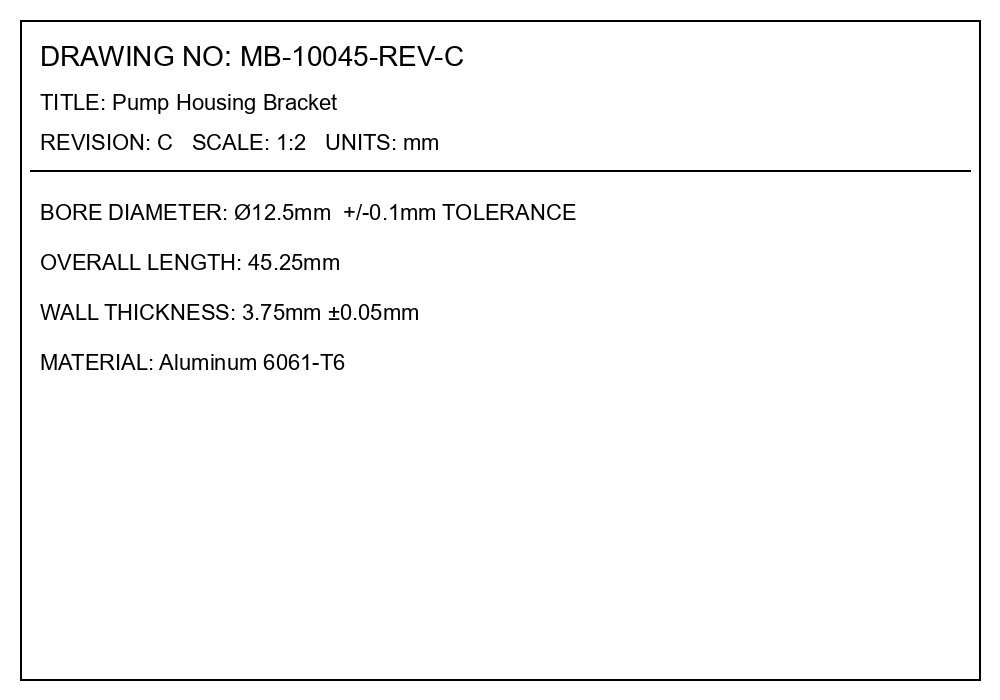
#> input picture backend/eval/ocr_dataset/synthetic/fixture_01_titleblock_dimensions.png, 1000 x 700 px
$ python -i ocr.py   (imports and definitions only)
#> lines starting #> are read from the running program, lines starting #| are printed output that depends on the picture; after the words box and inside, x2 and y2 are one past the last pixel; in counts of white or black regions, pixels touching at a corner belong together
#> further down, picture is the input picture: shape (700, 1000, 3); min 0, max 255, mean 247.4
"""OCR adapter. Wraps pytesseract + OpenCV preprocessing with a graceful
'not configured' failure path when the Tesseract binary isn't installed.

Windows install: https://github.com/UB-Mannheim/tesseract/wiki
"""
from __future__ import annotations

from dataclasses import dataclass

import numpy as np

try:
    import cv2
except Exception:  # pragma: no cover
    cv2 = None

try:
    import pytesseract
    from PIL import Image
except Exception:  # pragma: no cover
    pytesseract = None
    Image = None


@dataclass
class OcrResult:
    text: str
    configured: bool
    error: str | None = None


def preprocess_image(image: np.ndarray) -> np.ndarray:
    """Deskew, boost contrast, and resize for OCR. Works on a BGR or grayscale numpy array."""
    if cv2 is None:
        return image
    gray = cv2.cvtColor(image, cv2.COLOR_BGR2GRAY) if image.ndim == 3 else image.copy()

    # Contrast enhancement via CLAHE
    clahe = cv2.createCLAHE(clipLimit=2.0, tileGridSize=(8, 8))
    enhanced = clahe.apply(gray)

    # Deskew using the minimum-area rectangle of thresholded foreground pixels
    thresh = cv2.threshold(enhanced, 0, 255, cv2.THRESH_BINARY_INV + cv2.THRESH_OTSU)[1]
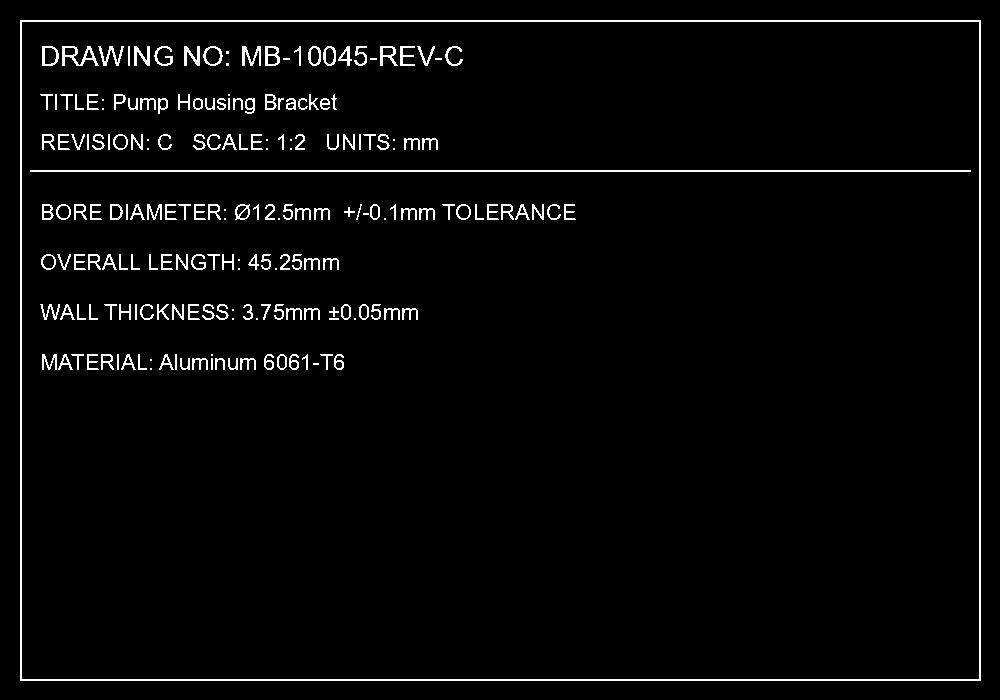
#> thresh: shape (700, 1000); 3.1% white in thin lines or dots
    coords = np.column_stack(np.where(thresh > 0))
#> coords = 21366 pairs, first value 20 to 680, second value 20 to 980
    angle = 0.0
    if coords.size > 0:
        rect_angle = cv2.minAreaRect(coords)[-1]
#> rect_angle = -90
        angle = -(90 + rect_angle) if rect_angle < -45 else -rect_angle
#> angle = 0
    (h, w) = enhanced.shape[:2]
#> h = 700; w = 1000
    center = (w // 2, h // 2)
#> center = (500, 350)
    matrix = cv2.getRotationMatrix2D(center, angle, 1.0)
#> matrix = [[1, 0, 0], [0, 1, 0]]
    deskewed = cv2.warpAffine(enhanced, matrix, (w, h), flags=cv2.INTER_CUBIC,
                               borderMode=cv2.BORDER_REPLICATE)

    # Resize up for small drawings to improve OCR accuracy
    scale = 2.0 if max(h, w) < 2000 else 1.0
#> scale = 2
    if scale != 1.0:
        deskewed = cv2.resize(deskewed, None, fx=scale, fy=scale, interpolation=cv2.INTER_CUBIC)
    return deskewed


def is_tesseract_available() -> bool:
    if pytesseract is None:
        return False
    try:
        pytesseract.get_tesseract_version()
        return True
    except Exception:
        return False


def run_ocr(image: np.ndarray) -> OcrResult:
    if not is_tesseract_available():
        return OcrResult(
            text="",
            configured=False,
            error=(
                "Tesseract binary not found. Install it from "
                "https://github.com/UB-Mannheim/tesseract/wiki and ensure it is on PATH, "
                "or set pytesseract.pytesseract.tesseract_cmd. OCR is skipped; AI vision "
                "analysis and demo mode still work."
            ),
        )
    try:
        processed = preprocess_image(image)
        pil_img = Image.fromarray(processed)
        text = pytesseract.image_to_string(pil_img)
        return OcrResult(text=text, configured=True)
    except Exception as exc:  # pragma: no cover - depends on local binary
        return OcrResult(text="", configured=False, error=str(exc))

>>> import cv2
>>> picture = cv2.imread('../../eval/ocr_dataset/synthetic/fixture_01_titleblock_dimensions.png')
>>> result = preprocess_image(picture)

$ run again, on backend/eval/ocr_dataset/synthetic/fixture_02_bom_table.png
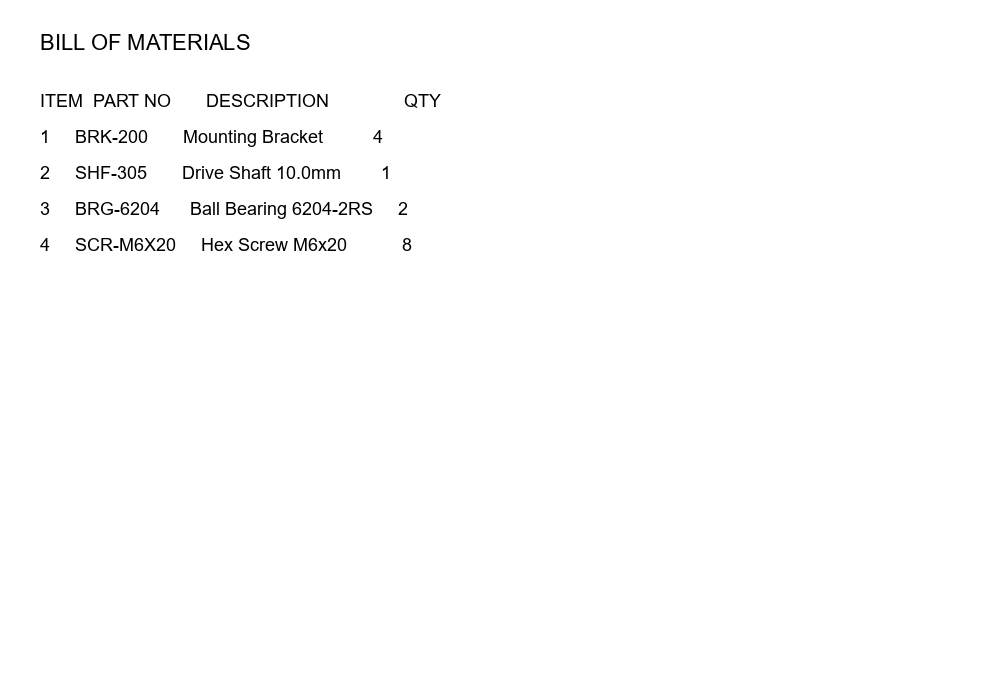
#> input picture backend/eval/ocr_dataset/synthetic/fixture_02_bom_table.png, 1000 x 700 px
#> picture is the input picture: shape (700, 1000, 3); min 0, max 255, mean 252.7
#> in preprocess_image, `thresh = cv2.threshold(enhanced, 0, 255, cv2.THRESH_BINARY_INV + cv2.T..`:
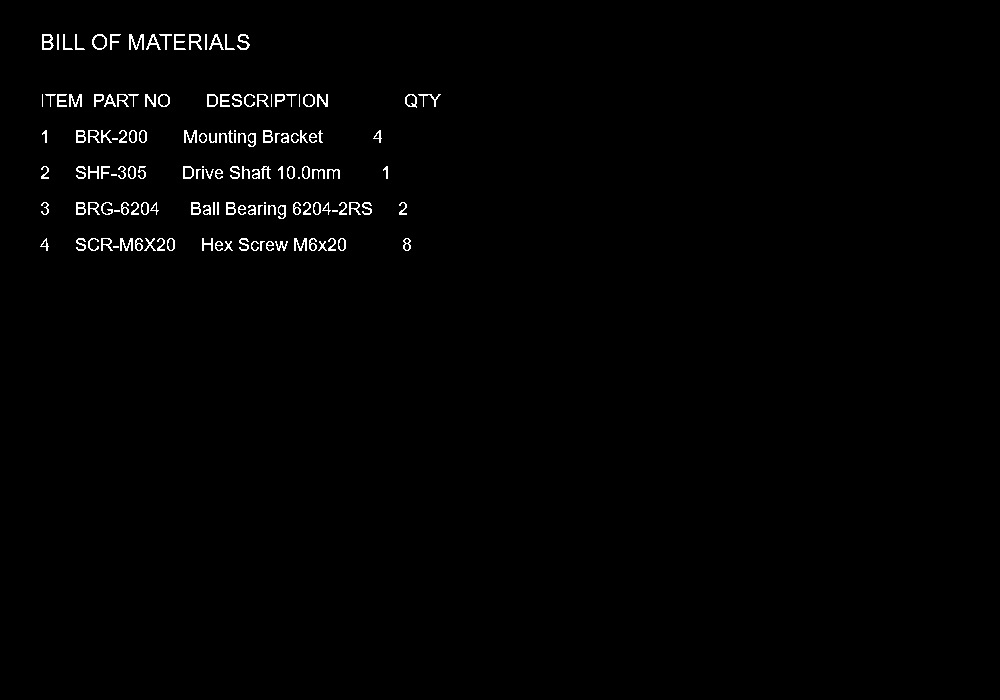
#> thresh: shape (700, 1000); 1% white in thin lines or dots, all inside (x1, y1, x2, y2) = (40, 34, 441, 251)
#> coords = 7125 pairs, first value 34 to 250, second value 40 to 440
#> rect_angle = -90
#> angle = 0
#> matrix = [[1, 0, 0], [0, 1, 0]]

$ run again, on backend/eval/ocr_dataset/synthetic/fixture_05_rotated_text.png
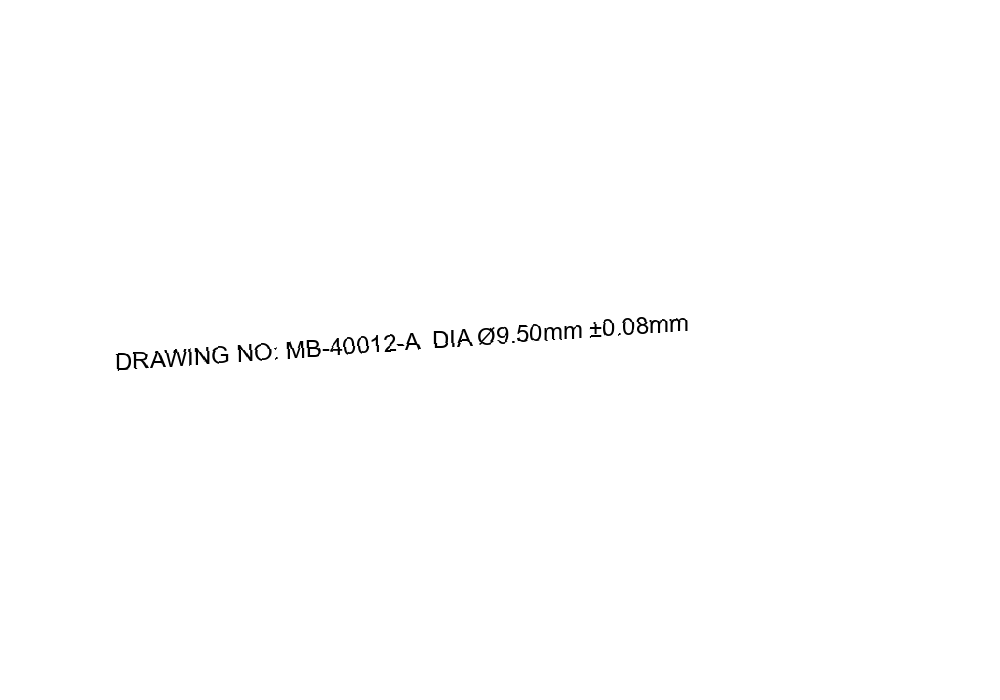
#> input picture backend/eval/ocr_dataset/synthetic/fixture_05_rotated_text.png, 1000 x 700 px
#> picture is the input picture: shape (700, 1000, 3); min 0, max 255, mean 253.9
#> in preprocess_image, `thresh = cv2.threshold(enhanced, 0, 255, cv2.THRESH_BINARY_INV + cv2.T..`:
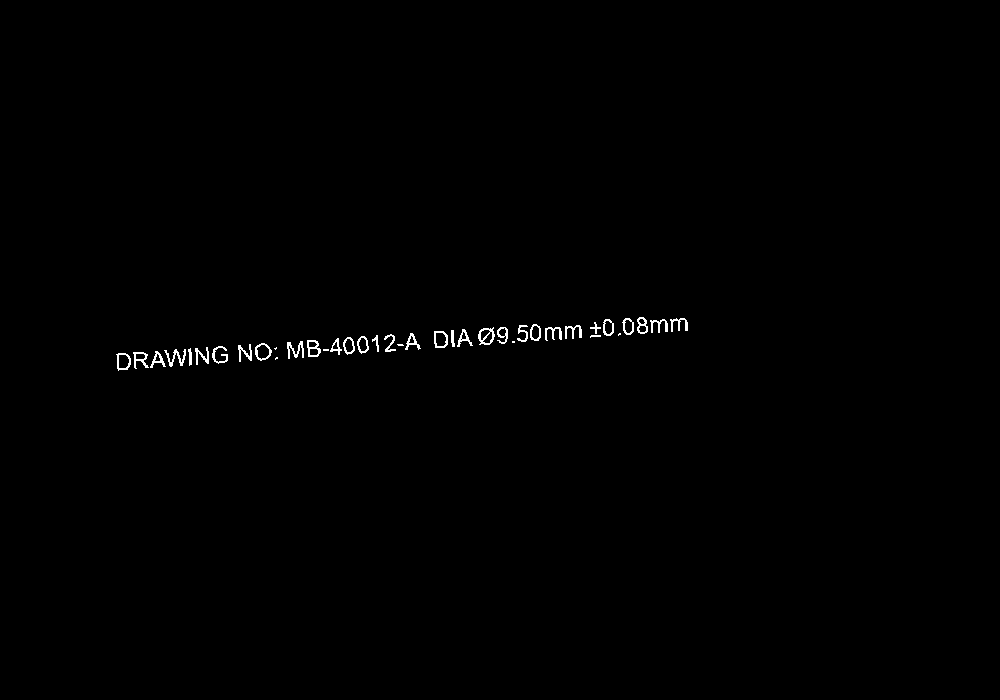
#> thresh: shape (700, 1000); 0.43% white in thin lines or dots, all inside (x1, y1, x2, y2) = (116, 317, 688, 371)
#> coords = 3043 pairs, first value 317 to 370, second value 116 to 687
#> rect_angle = -86
#> angle = -4
#> matrix = [[0.998, -0.0697, 25.6], [0.0697, 0.998, -33.99]]
